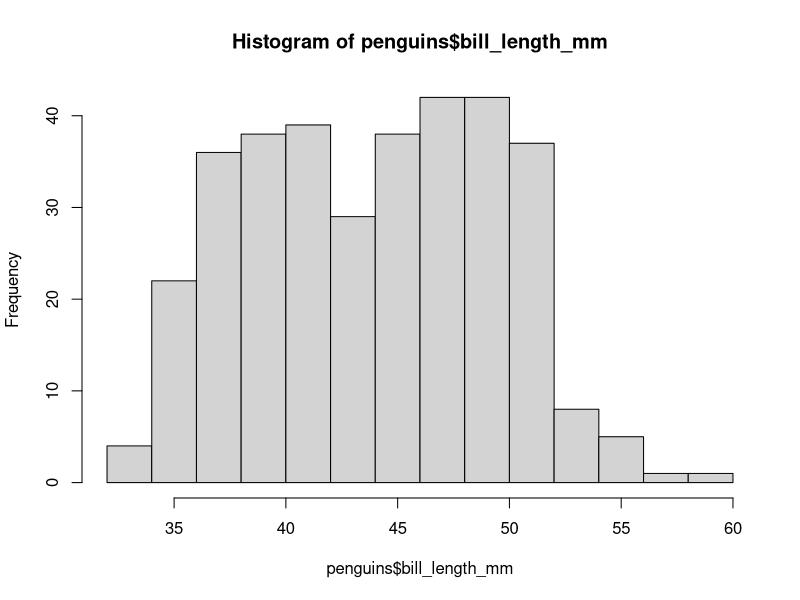
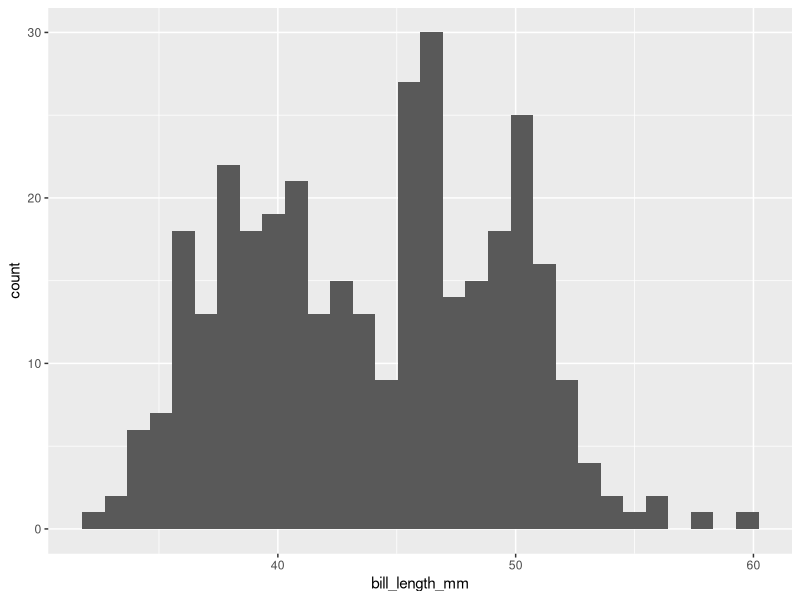
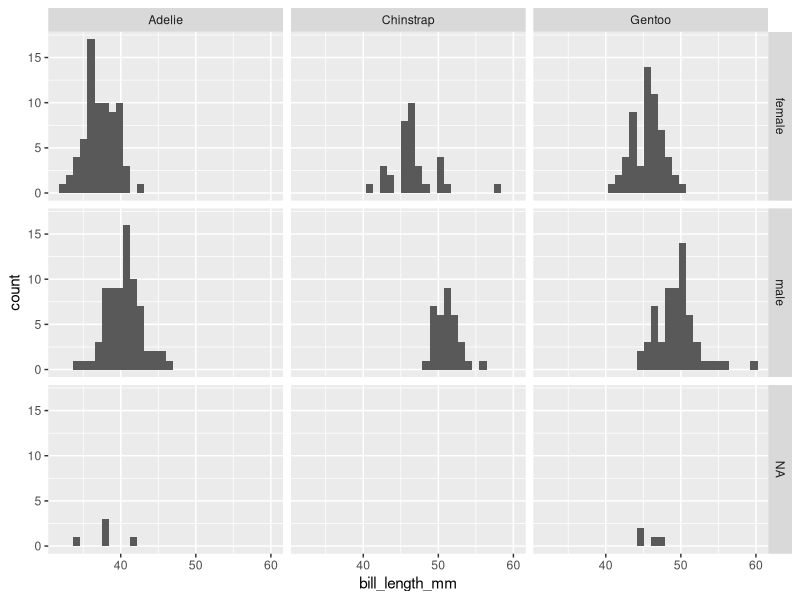
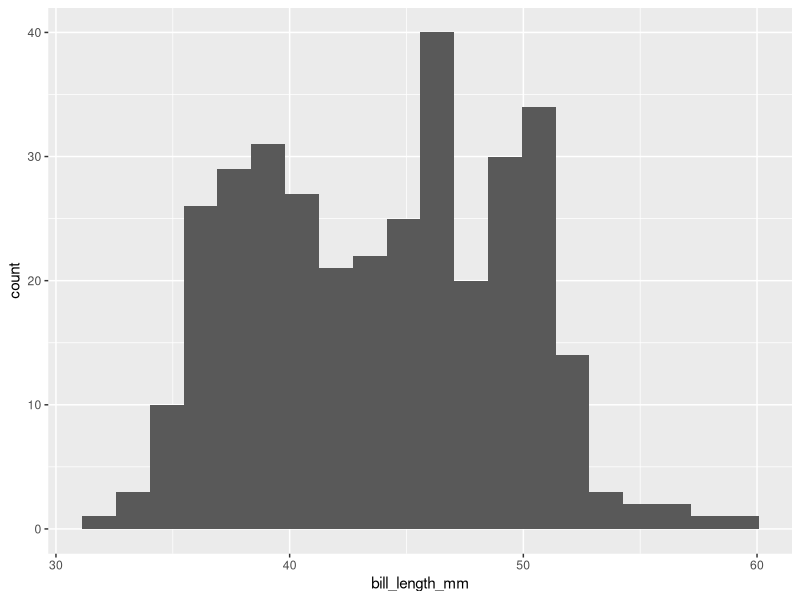
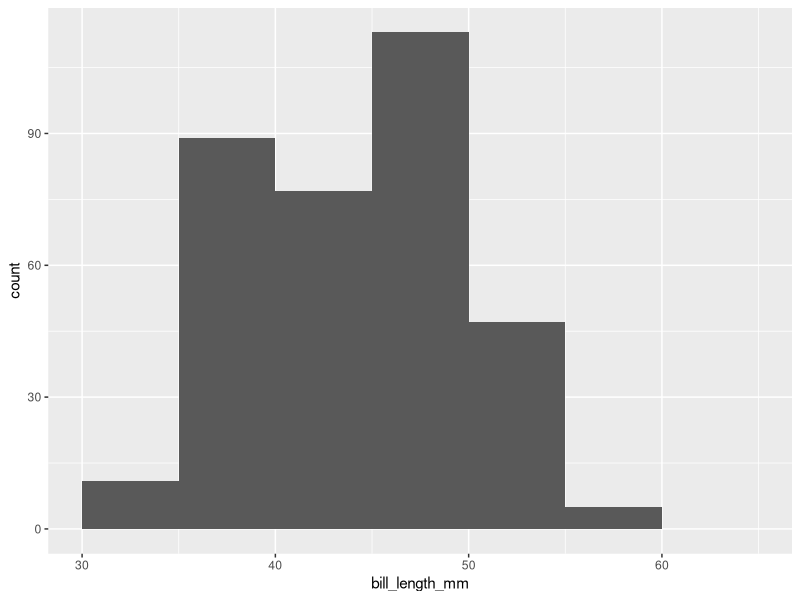

Reproduce these figures in R, in order.
## ---- chunk 1
library(tidyverse)
library(palmerpenguins)
## ---- chunk 2
hist(penguins$bill_length_mm)
## ---- chunk 3
ggplot(penguins, aes(x=bill_length_mm)) +
  geom_histogram()
## ---- chunk 4
ggplot(penguins, aes(x=bill_length_mm)) +
  geom_histogram() +
  facet_grid(sex~species)
## ---- chunk 5
ggplot(penguins, aes(x=bill_length_mm)) +
  geom_histogram(bins = 20)
## ---- chunk 6
bill_lengths <- penguins$bill_length_mm %>% 
  na.omit()
## ---- chunk 7
n <- length(bill_lengths)
## ---- chunk 8
iqr <- IQR(bill_lengths)
## ---- chunk 9
h <- 2*iqr*n^(-1/3)
## ---- chunk 10
k <- (max(bill_lengths) - min(bill_lengths))/h
## ---- chunk 11
ceiling(k)
## ---- chunk 12
bill_lengths <- penguins$bill_length_mm %>% 
  na.omit()
## ---- chunk 13
n <- length(bill_lengths)
## ---- chunk 14
ceiling(sqrt(n))
## ---- chunk 15
bill_lengths <- penguins$bill_length_mm %>% 
  na.omit()
## ---- chunk 16
n <- length(bill_lengths)
## ---- chunk 17
k <- log2(n) + 1
## ---- chunk 18
ceiling(k)
## ---- chunk 19
bill_lengths <- penguins$bill_length_mm %>% 
  na.omit()
## ---- chunk 20
n <- length(bill_lengths)
## ---- chunk 21
k <- 2*n^(1/3)
## ---- chunk 22
ceiling(k)
## ---- chunk 23
bill_lengths <- penguins$bill_length_mm %>% 
  na.omit()
## ---- chunk 24
n <- length(bill_lengths)
## ---- chunk 25
library(e1071)
g1 <- skewness(bill_lengths)
## ---- chunk 26
s_g1 <- sqrt(6*(n-2)/((n+1)*(n+3)))
## ---- chunk 27
k <- 1 + log2(n) + log2(1+abs(g1)/s_g1)
## ---- chunk 28
ceiling(k)
## ---- chunk 29
bill_lengths <- penguins$bill_length_mm %>% 
  na.omit()
## ---- chunk 30
n <- length(bill_lengths)
## ---- chunk 31
sigma <- sd(bill_lengths)
## ---- chunk 32
h <- 3.49*sigma*(n^(-1/3))
## ---- chunk 33
k <- (max(bill_lengths) - min(bill_lengths))/h
## ---- chunk 34
ceiling(k)
## ---- chunk 35
nclass.Sturges(penguins$bill_length_mm)
## ---- chunk 36
seq(from = 30, to = 65, by = 5)
## ---- chunk 37
penguins %>% 
  ggplot(aes(x=bill_length_mm)) +
  geom_histogram(breaks = seq(from = 30, to = 65, by = 5))
